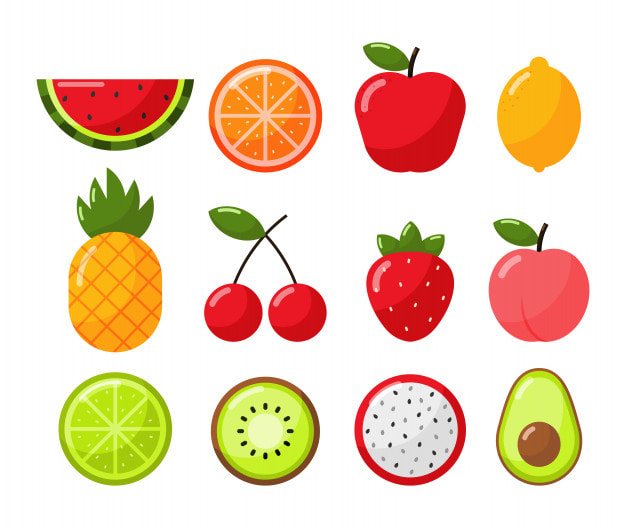
#> input picture Session 10-intro to ML/Count Objects/2.jpg, 626 x 528 px, found by its file name
$ python histogram.py
#> lines starting #> are read from the running program, lines starting #| are printed output that depends on the picture; after the words box and inside, x2 and y2 are one past the last pixel; in counts of white or black regions, pixels touching at a corner belong together
import cv2
import numpy as np
import matplotlib.pyplot as plt

# 1. Load the image
image = cv2.imread('2.jpg')
#> image is the input picture: shape (528, 626, 3); mean B, G, R 189.1, 213.6, 238.8

# 2. Convert the image to grayscale
gray_image = cv2.cvtColor(image, cv2.COLOR_BGR2GRAY)
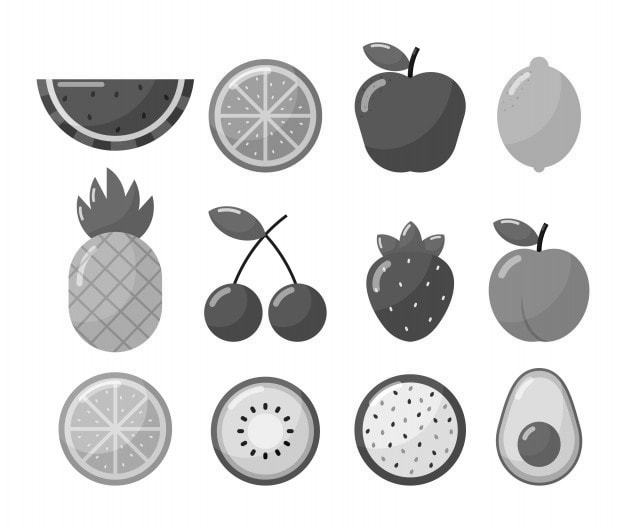
#> gray_image: shape (528, 626); min 0, max 255, mean 218.4


# Alternatively, you can use adaptive thresholding for more complex images
binary_image = cv2.adaptiveThreshold(gray_image, 255, cv2.ADAPTIVE_THRESH_GAUSSIAN_C, cv2.THRESH_BINARY, 11, 2)
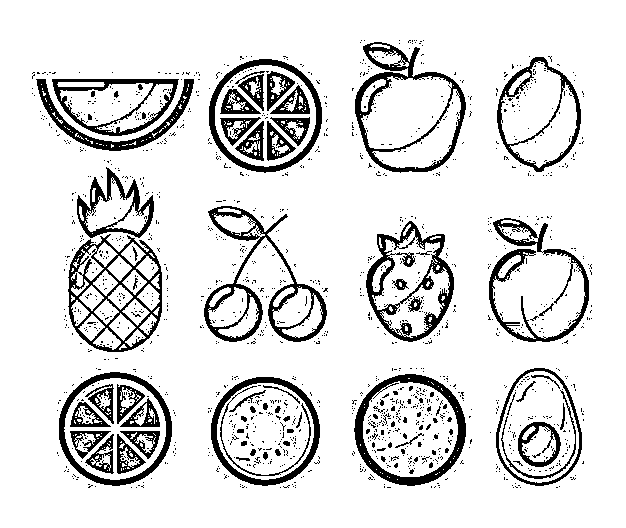
#> binary_image: shape (528, 626); 86.9% white; 1536 black regions (1466 under 20 px), largest, box (x1, y1, x2, y2) and area: (204, 206, 327, 342) 3118, (68, 234, 162, 352) 2909, (366, 221, 454, 342) 2815

# 4. Apply morphological operations to remove noise (optional)
kernel = cv2.getStructuringElement(cv2.MORPH_RECT, (5, 5))
processed_image = cv2.morphologyEx(binary_image, cv2.MORPH_CLOSE, kernel)
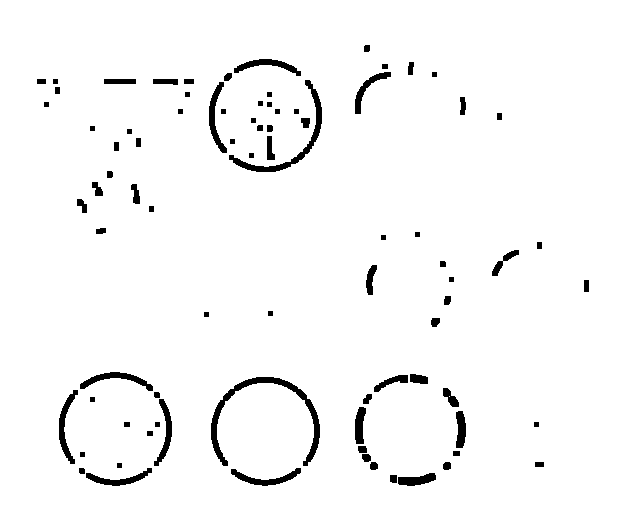
#> processed_image: shape (528, 626); 96.8% white; 84 black regions, largest, box (x1, y1, x2, y2) and area: (211, 377, 320, 466) 1386, (229, 80, 322, 172) 908, (80, 372, 153, 391) 455

# 5. Find contours
contours, _ = cv2.findContours(processed_image, cv2.RETR_EXTERNAL, cv2.CHAIN_APPROX_SIMPLE)
#> contours = [[[0, 0], [0, 527], [625, 527], [625, 0]]]

# 6. Count the number of objects
num_objects = len(contours)
#> num_objects = 1
print(f'Number of objects: {num_objects}')
#| Number of objects: 1

# 7. Draw contours on the original image (for visualization)
output_image = cv2.drawContours(image.copy(), contours, -1, (0, 255, 0), 2)

# 8. Show the image with contours
cv2.imshow('Objects Detected', output_image)
cv2.waitKey(0)
cv2.destroyAllWindows()

# 9. Plot the histogram of pixel intensities (Optional)
plt.hist(gray_image.ravel(), bins=256, range=[0, 256])
plt.title('Histogram of Pixel Intensities')
plt.xlabel('Pixel Intensity')
plt.ylabel('Frequency')
plt.show()
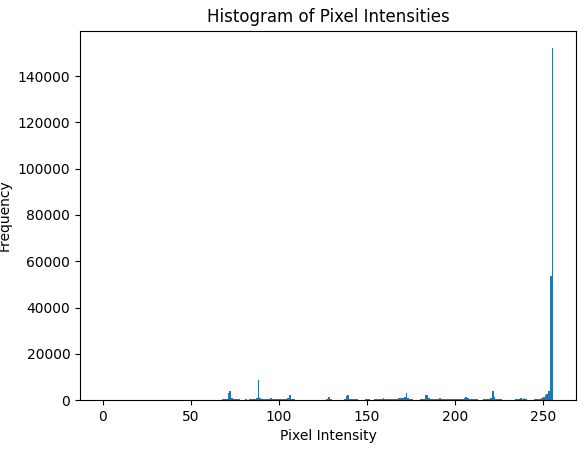
#> figure drawn by matplotlib, 1 panel; tallest bar 152037 high, from x = 255 to 256
